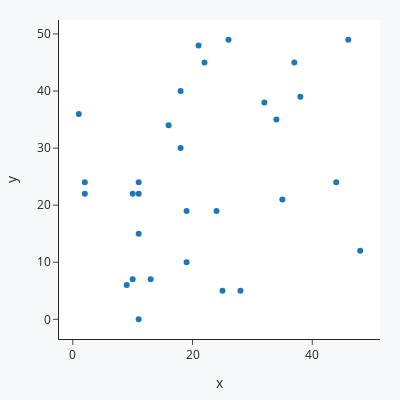

Here is the notebook cell this chart was saved with:
### Code cell
np.random.seed(13)
a = np.random.randint(50, size = 30)
b = np.random.randint(50, size = 30)
ab = zip(a,b)
fig = px.scatter(ab, x=a, y=b, template='simple_white', width=400, height=400)
fig.update_layout(paper_bgcolor="#f7f8fa", margin=dict(l=20, r=20, t=20, b=20))

### Figure 1 — Plotly figure (JSON) as saved in the notebook; plotly's stock layout.template omitted (floating-point values rounded to 4 significant figures)
{"data": [{"hovertemplate": "x=%{x}<br>y=%{y}<extra></extra>", "legendgroup": "", "marker": {"color": "#1F77B4", "symbol": "circle"}, "mode": "markers", "name": "", "orientation": "v", "showlegend": false, "type": "scatter", "x": [18, 48, 10, 16, 38, 34, 25, 44, 35, 26, 2, 46, 37, 13, 10, 9, 11, 2, 32, 19, 21, 19, 11, 22, 11, 1, 18, 24, 28, 11], "xaxis": "x", "y": [40, 12, 22, 34, 39, 35, 5, 24, 21, 49, 24, 49, 45, 7, 7, 6, 15, 22, 38, 19, 48, 10, 24, 45, 22, 36, 30, 19, 5, 0], "yaxis": "y"}], "layout": {"height": 400, "legend": {"tracegroupgap": 0}, "margin": {"b": 20, "l": 20, "r": 20, "t": 20}, "paper_bgcolor": "#f7f8fa", "width": 400, "xaxis": {"anchor": "y", "domain": [0, 1], "title": {"text": "x"}}, "yaxis": {"anchor": "x", "domain": [0, 1], "title": {"text": "y"}}}}
